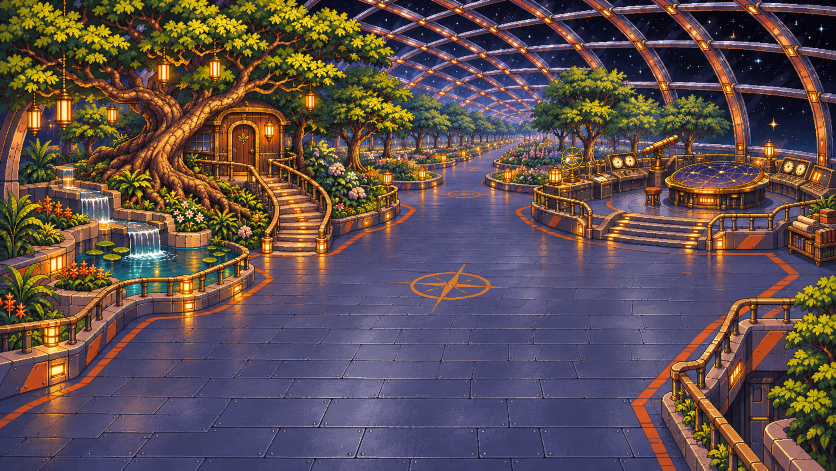
#> input picture atlas/tools/sources/bridge-concourse.png, 1672 x 941 px, found by its file name (shown at 1/2 size)
$ python make_atlier_rooms.py
#> lines starting #> are read from the running program, lines starting #| are printed output that depends on the picture; after the words box and inside, x2 and y2 are one past the last pixel; in counts of white or black regions, pixels touching at a corner belong together
"""The Atlier's new rooms from Erikk's art: the garden concourse bridge, the
Captain's Quarters, their props and walk masks, and the cutaway ship map.

Usage: python3 atlas/tools/make_atlier_rooms.py   (then optimize_pngs.py)
Sources live in atlas/tools/sources/. Coordinates below are logical scene
pixels (640 x 360); keep them in sync with scene_def in atlas/src/lib.rs.
"""
import math

import numpy as np
from PIL import Image, ImageDraw, ImageFilter

S = "atlas/tools/sources/"
A = "public/atlas/assets/"
M = "atlas/masks/"

# --- Backdrops (2x source art, shown at 640 x 360) -----------------------------
bridge = Image.open(S + "bridge-concourse.png").convert("RGB").resize((1280, 720), Image.LANCZOS)
bridge.save(A + "scenes/bridge.png")
quarters = Image.open(S + "captains-quarters.png").convert("RGB").resize((1280, 720), Image.LANCZOS)
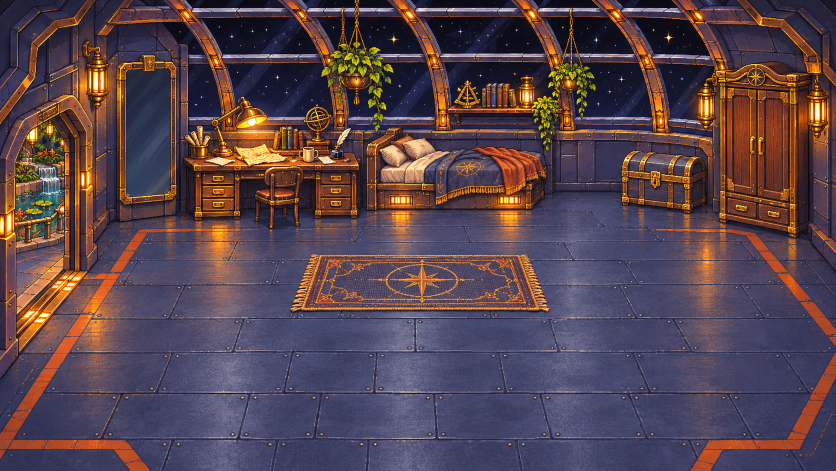
#> input picture atlas/tools/sources/captains-quarters.png, 1672 x 941 px, found by its file name (shown at 1/2 size)
quarters.save(A + "scenes/quarters.png")

# --- Walk masks -----------------------------------------------------------------
# The concourse: the plaza, the path back toward the archive, the foot of the
# treehouse stairs and the top of the stairwell down to the engine room.
BRIDGE_FLOOR = [
    (0, 304), (60, 288), (110, 262), (160, 240), (196, 226), (206, 210), (212, 196),
    (250, 194), (296, 176), (318, 152), (342, 130), (392, 130), (398, 150),
    (412, 172), (462, 182), (540, 188), (600, 200), (606, 212), (566, 230),
    (522, 296), (506, 360), (0, 360),
]
# The cabin floor, stopping at the furniture along the back wall.
QUARTERS_FLOOR = [
    (74, 174), (186, 174), (190, 182), (236, 182), (240, 174), (546, 174),
    (548, 186), (622, 186), (640, 206), (640, 360), (0, 360), (0, 292),
    (18, 270), (58, 216),
]


def mask(poly, holes=()):
    m = Image.new("L", (640, 360), 0)
    d = ImageDraw.Draw(m)
    d.polygon(poly, fill=255)
    for h in holes:
        d.polygon(h, fill=0)
    return m.convert("RGB")


# The treehouse stairs, up to the landing at the quarters door.
TREEHOUSE_STAIRS = [(206, 198), (250, 198), (240, 170), (228, 140), (222, 124), (172, 124), (172, 140), (206, 142), (210, 166)]
bm = Image.new("L", (640, 360), 0)
#> bm: PIL image 640x360 L; every value is 0
bd = ImageDraw.Draw(bm)
bd.polygon(BRIDGE_FLOOR, fill=255)
bd.polygon(TREEHOUSE_STAIRS, fill=255)
bm.convert("RGB").save(M + "bridge_walkable.png")
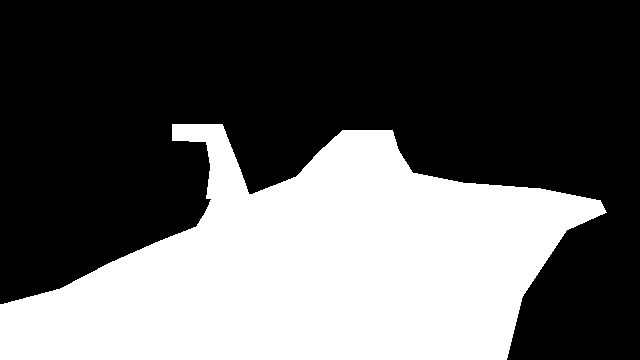
#> saved as bridge_walkable.png: PIL image 640x360 RGB; 37.3% white; 1 white region, box (x1, y1, x2, y2) and area: (0, 124, 607, 360) 85980
# Pongo's bed is solid (keep in sync with PET_BED in lib.rs).
mask(QUARTERS_FLOOR, [[(424, 192), (478, 192), (478, 212), (424, 212)]]).save(M + "quarters_walkable.png")
#> in mask, `return m.convert("RGB")`: returned value: PIL image 640x360 RGB; 48.2% white; 1 white region, box (x1, y1, x2, y2) and area: (0, 174, 640, 360) 111150

# --- Glows (same recipe as make_fx.py, from the new bridge) ------------------
small = bridge.resize((640, 360), Image.LANCZOS)
# keep in sync with GLOWS in fx.rs
for name, (x0, y0, x1, y1) in [("star_console", (506, 116, 592, 162)), ("treehouse_door", (170, 84, 212, 136))]:
    PAD = 14
    w, h = x1 - x0 + 2 * PAD, y1 - y0 + 2 * PAD
    glow = Image.new("RGBA", (w, h))
    cx, cy, rx, ry = w / 2, h / 2, (x1 - x0) / 2, (y1 - y0) / 2
    for y in range(h):
        for x in range(w):
            d = math.hypot((x - cx) / rx, (y - cy) / ry)
            a = 0.32 * (max(0.0, 1 - (d - 0.6) / 0.75) if d > 0.6 else 1.0)
            sx, sy = x0 - PAD + x, y0 - PAD + y
            if d < 1.0 and 0 <= sx < 640 and 0 <= sy < 360:
                r, g, b = small.getpixel((sx, sy))
                lum = (0.3 * r + 0.59 * g + 0.11 * b) / 255
                a = max(a, min(1.0, (lum - 0.12) * 2.2) * (1 - max(0.0, (d - 0.75) / 0.25)))
            glow.putpixel((x, y), (255, 255, 255, int(255 * max(0.0, min(1.0, a)))))
    glow.save(A + f"fx/glow_{name}.png")

# --- Props ------------------------------------------------------------------------
# The sheet's background is noisy, nearly transparent speckle: keep only the
# solid object grown from a seed inside each one.
sheet = Image.open(S + "props-petbed-chair-fern.png").convert("RGBA")
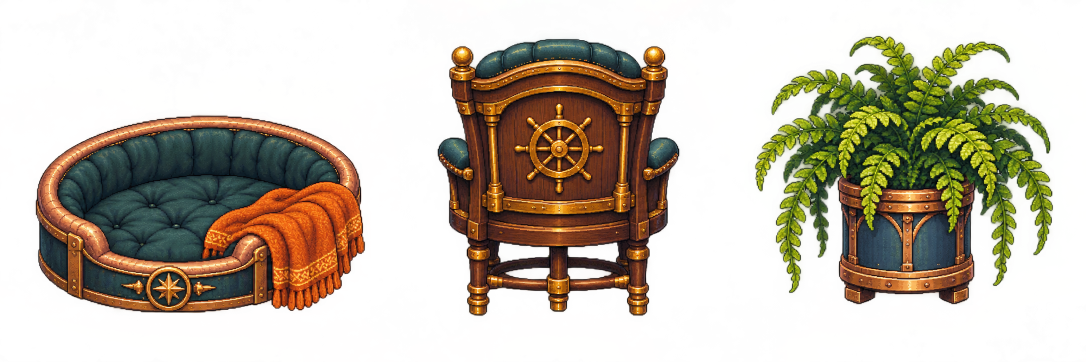
#> input picture atlas/tools/sources/props-petbed-chair-fern.png, 2172 x 724 px, found by its file name (shown at 1/2 size)
#> sheet is the input picture: PIL image 2172x724 RGBA; mean R, G, B, A 129.5, 103, 61.4, 97.9
solid = sheet.getchannel("A").point(lambda v: 255 if v >= 200 else 0).filter(ImageFilter.MinFilter(3)).filter(ImageFilter.MaxFilter(3))
#> solid: PIL image 2172x724 L; 38.2% white; 3 white regions, box (x1, y1, x2, y2) and area: (72, 232, 729, 625) 219132, (876, 79, 1358, 631) 195365, (1512, 73, 2105, 608) 185480
PROPS = [  # name, seed inside the object, logical size (drawn at 2x)
    ("pet_bed", (560, 470), 56),
    ("captain_chair", (1130, 420), 34),
    ("fern", (1780, 470), 46),
]
for name, seed, width in PROPS:
    m = solid.copy()
    ImageDraw.floodfill(m, seed, 128)
    keep = m.point(lambda v: 255 if v == 128 else 0).filter(ImageFilter.MaxFilter(3))
    obj = sheet.copy()
    obj.putalpha(Image.fromarray(np.minimum(np.array(sheet.getchannel("A")), np.array(keep))))
    obj = obj.crop(keep.getbbox())
    W = width * 2
    H = round(obj.height * W / obj.width)
    obj.resize((W, H), Image.LANCZOS).save(A + f"props/quarters/{name}.png")
    print(name, (W // 2, H // 2))
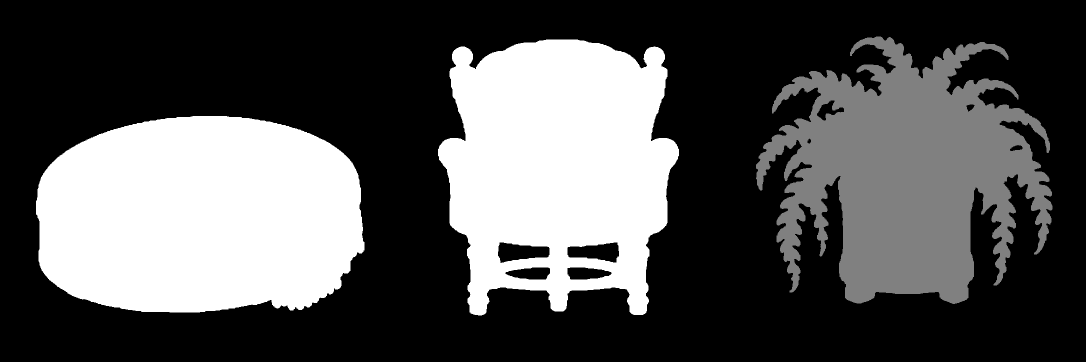
#> m: PIL image 2172x724 L (shown at 1/2 size); min 0, max 255, mean 82.3
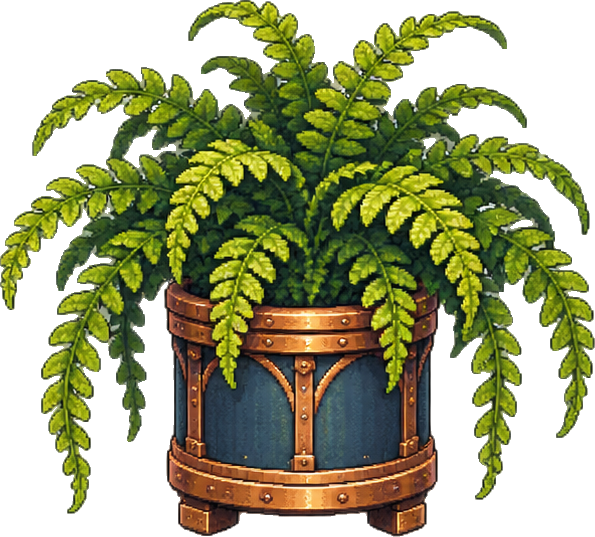
#> obj: PIL image 595x537 RGBA; mean R, G, B, A 101.8, 114.7, 34.6, 147.4; transparent parts drawn white

# --- Ship map: the cutaway, cropped to the hull -----------------------------------
cut = Image.open(S + "atlier-cutaway.png").convert("RGB")
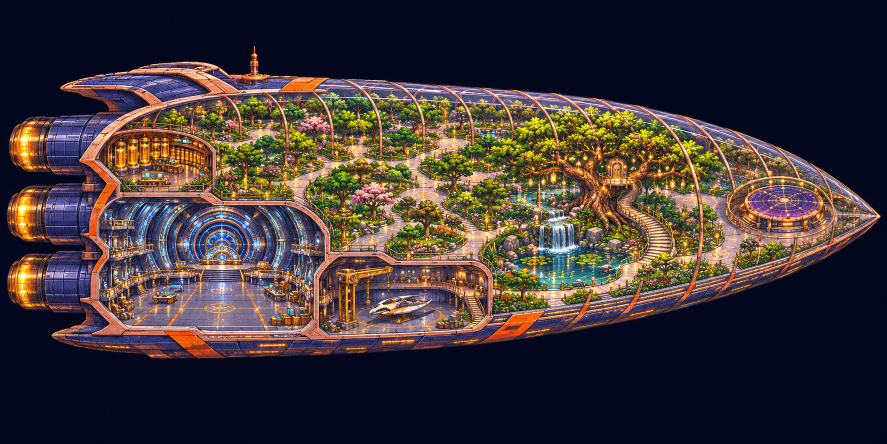
#> input picture atlas/tools/sources/atlier-cutaway.png, 1774 x 887 px, found by its file name (shown at 1/2 size)
#> cut is the input picture: PIL image 1774x887 RGB; mean R, G, B 62.9, 52.7, 54.8
CROP = (10, 85, 1760, 720)  # keep in sync with CUT in ui.rs
cut = cut.crop(CROP)
#> cut: PIL image 1750x635 RGB
cut.resize((1200, round(1200 * cut.height / cut.width)), Image.LANCZOS).save(A + "ships/atlier/cutaway.png")
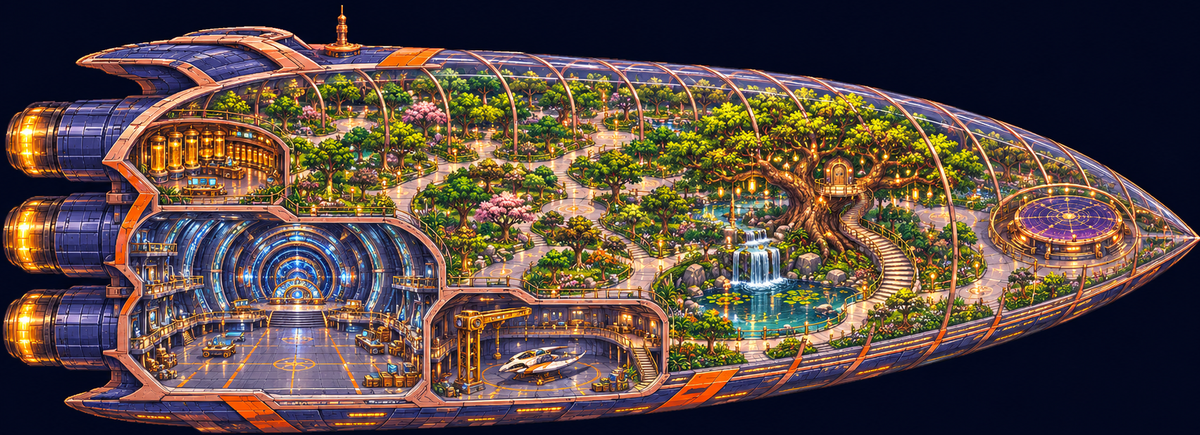
#> saved as cutaway.png: PIL image 1200x435 RGB; mean R, G, B 88, 71.6, 65.4
print("cutaway", 1200, round(1200 * cut.height / cut.width))
#| cutaway 1200 435
